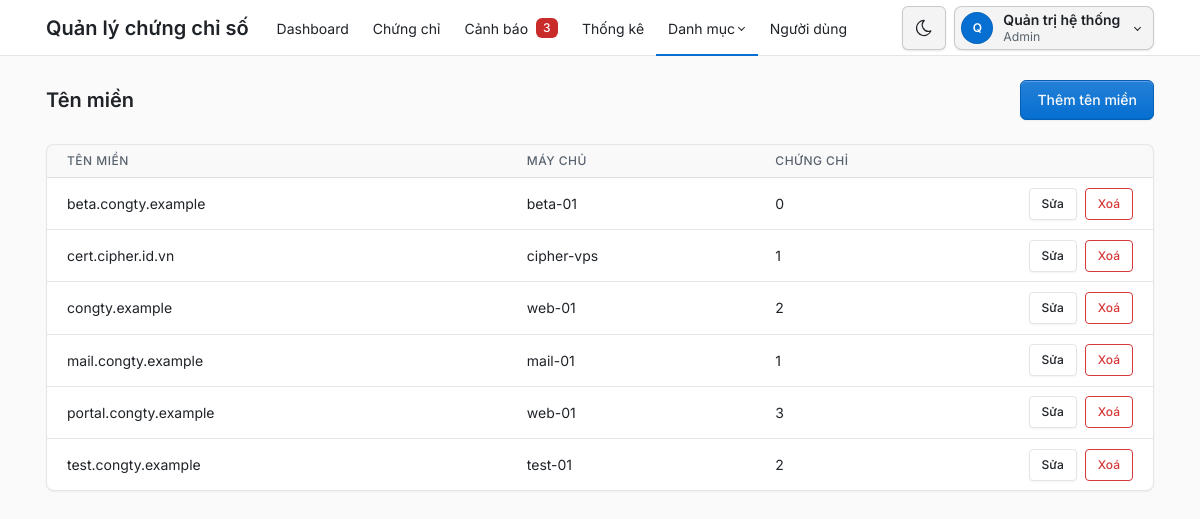
The app's page /admin/ten_mien.php (signed in) with its own data.
### tables this page shows
CREATE TABLE users (
    id INT UNSIGNED AUTO_INCREMENT PRIMARY KEY,
    username VARCHAR(50) NOT NULL UNIQUE,
    password_hash VARCHAR(255) NOT NULL,
    full_name VARCHAR(100) NOT NULL,
    role_id INT UNSIGNED NOT NULL,
    is_locked TINYINT(1) NOT NULL DEFAULT 0,  
     
    failed_logins TINYINT UNSIGNED NOT NULL DEFAULT 0,
    locked_until DATETIME NULL,
    CONSTRAINT fk_users_role FOREIGN KEY (role_id) REFERENCES roles (id) ON DELETE RESTRICT
);

CREATE TABLE roles (
    id INT UNSIGNED AUTO_INCREMENT PRIMARY KEY,
    name VARCHAR(50) NOT NULL UNIQUE
);

CREATE TABLE domains (
    id INT UNSIGNED AUTO_INCREMENT PRIMARY KEY,
    domain_name VARCHAR(255) NOT NULL UNIQUE,
    server_id INT UNSIGNED NOT NULL,
    CONSTRAINT fk_domains_server FOREIGN KEY (server_id) REFERENCES servers (id) ON DELETE RESTRICT
);

CREATE TABLE servers (
    id INT UNSIGNED AUTO_INCREMENT PRIMARY KEY,
    hostname VARCHAR(255) NOT NULL,
    ip_address VARCHAR(45) NOT NULL,  
    port SMALLINT UNSIGNED NOT NULL DEFAULT 443,
    environment ENUM('production', 'staging', 'development') NOT NULL DEFAULT 'production',
    owner VARCHAR(100) NOT NULL,
    CONSTRAINT chk_servers_port CHECK (port BETWEEN 1 AND 65535)
);

### src/khoi_dong.php (called while the page is built, shortened)
<?php
require_once __DIR__ . '/../config/db.php';
require_once __DIR__ . '/auth.php';
function e(?string $chuoi): string
{
    return htmlspecialchars((string) $chuoi, ENT_QUOTES, 'UTF-8');
}
function url(string $duongDan): string
{
    $thuMucPublic = str_replace('\\', '/', realpath(__DIR__ . '/../public'));
    $gocWeb = str_replace('\\', '/', realpath($_SERVER['DOCUMENT_ROOT']));
    return substr($thuMucPublic, strlen($gocWeb)) . '/' . $duongDan;
}

### src/auth.php (called while the page is built, shortened)
<?php
function nguoiDungHienTai(PDO $pdo): ?array
{
    $cau = $pdo->prepare('SELECT u.id, u.username, u.full_name, r.name AS role_name
                          FROM users u JOIN roles r ON r.id = u.role_id
                          WHERE u.id = ? AND u.is_locked = 0');
    $cau->execute([$_SESSION['user_id']]);
    return $cau->fetch() ?: null;
}
function laAdmin(array $nguoi): bool
{
    return $nguoi['role_name'] === VAI_TRO_ADMIN;
}
function yeuCauDangNhap(PDO $pdo): array
{
    $nguoi = nguoiDungHienTai($pdo);
    return $nguoi;
}

### src/chung_chi.php (called while the page is built, shortened)
<?php
function demCanhBaoMoi(PDO $pdo): int
{
    return (int) $pdo->query('SELECT COUNT(*) FROM ' . CANH_BAO_DANG_XET . " AND a.status = 'new'")->fetchColumn();
}

### src/danh_muc.php (called while the page is built, shortened)
<?php
function danhSachTenMien(PDO $pdo): array
{
    return $pdo->query('SELECT d.*, s.hostname, COUNT(c.id) AS so_chung_chi
                        FROM domains d
                        JOIN servers s ON s.id = d.server_id
                        LEFT JOIN certificates c ON c.domain_id = d.id
                        GROUP BY d.id ORDER BY d.domain_name')->fetchAll();
}

### public/admin/ten_mien.php (the view, shortened to what this page needs)
<?php
require __DIR__ . '/../../src/khoi_dong.php';
require __DIR__ . '/../../src/danh_muc.php';
$pdo = ketNoiCsdl();
$nguoi = yeuCauDangNhap($pdo);
$danhSach = danhSachTenMien($pdo);
$trangHienTai = 'ten_mien';
require __DIR__ . '/../../views/dau_trang.php';
require __DIR__ . '/../../views/tieu_de_trang.php';
?>
<div class="page-body">
    <div class="container-xl">
        <div class="card">
            <div class="table-responsive">
                <table class="table table-vcenter card-table">
                    <thead>
                        <tr>
                            <th>Tên miền</th>
                            <th>Máy chủ</th>
                            <th>Chứng chỉ</th>
                            <th class="w-1"><span class="visually-hidden">Thao tác</span></th>
                        </tr>
                    </thead>
                    <tbody>
                        <?php foreach ($danhSach as $dong): ?>
                            <tr>
                                <td><?= e($dong['domain_name']) ?></td>
                                <td><?= e($dong['hostname']) ?></td>
                                <td><?= (int) $dong['so_chung_chi'] ?></td>
                                <td>
                                    <div class="btn-list flex-nowrap">
                                        <a class="btn btn-sm" href="<?= e(url('admin/ten_mien_form.php?id=' . (int) $dong['id'])) ?>">Sửa</a>
                                        <?php
                                        $cauHoiXoa = 'Xoá tên miền ' . $dong['domain_name'] . '?';
                                        require __DIR__ . '/../../views/nut_xoa.php';
                                        ?>
                                    </div>
                                </td>
                            </tr>
                        <?php endforeach; ?>
                    </tbody>
                </table>
            </div>
        </div>
    </div>
</div>
<?php require __DIR__ . '/../../views/cuoi_trang.php'; ?>

### views/dau_trang.php (shortened to what this page needs)
<?php
$nguoi ??= null;
$trangHienTai ??= '';
$coThanhRieng ??= false;
$soCanhBaoMenu = 0;
if ($nguoi !== null) {
    require_once __DIR__ . '/../src/chung_chi.php';
    $soCanhBaoMenu = demCanhBaoMoi($pdo);
}
$trongDanhMuc = in_array($trangHienTai, ['may_chu', 'ten_mien', 'to_chuc_cap'], true);
$nutGiaoDien = <<<'HTML'
<button type="button" class="nav-link px-2 bg-transparent border-0" data-doi-giao-dien
        title="Đổi giao diện sáng/tối" aria-label="Đổi giao diện sáng/tối">
    <svg class="icon hide-theme-dark" xmlns="http://www.w3.org/2000/svg" width="24" height="24" viewBox="0 0 24 24" fill="none" stroke="currentColor" stroke-width="2" stroke-linecap="round" stroke-linejoin="round" aria-hidden="true"><path d="M12 3c.132 0 .263 0 .393 0a7.5 7.5 0 0 0 7.92 12.446a9 9 0 1 1 -8.313 -12.454z"/></svg>
    <svg class="icon hide-theme-light" xmlns="http://www.w3.org/2000/svg" width="24" height="24" viewBox="0 0 24 24" fill="none" stroke="currentColor" stroke-width="2" stroke-linecap="round" stroke-linejoin="round" aria-hidden="true"><circle cx="12" cy="12" r="4"/><path d="M3 12h1m8 -9v1m8 8h1m-9 8v1m-6.4 -15.4l.7 .7m12.1 -.7l-.7 .7m0 11.4l.7 .7m-12.1 -.7l-.7 .7"/></svg>
</button>
HTML;
?>
<!doctype html>
<html lang="vi" data-bs-theme="light">
<head>
    <link rel="stylesheet" href="<?= e(url('assets/tabler/tabler.min.css')) ?>">
    <link rel="stylesheet" href="<?= e(url('assets/inter/inter.css')) ?>">
    <link rel="stylesheet" href="<?= e(url('assets/app.css')) ?>">
</head>
<body>
<?php if ($nguoi === null && !$coThanhRieng): ?>
    <div class="position-absolute top-0 end-0 p-3"><?= $nutGiaoDien ?></div>
<?php elseif ($nguoi !== null): ?>
    <div class="page">
        <header class="navbar navbar-expand-md d-print-none">
            <div class="container-xl">
                <a class="navbar-brand me-3 ten-he-thong-qt" href="<?= e(url('index.php')) ?>">Quản lý chứng chỉ số</a>
                <div class="navbar-nav flex-row order-md-last align-items-center thanh-tai-khoan">
                    <?= $nutGiaoDien ?>
                    <div class="nav-item dropdown">
                        <a href="#" class="nut-tai-khoan dropdown-toggle" data-bs-toggle="dropdown" aria-label="Mở menu tài khoản">
                            <span class="avatar avatar-sm"><?= e(mb_substr($nguoi['full_name'], 0, 1)) ?></span>
                            <span class="d-none d-md-block">
                                <span class="d-block nut-tai-khoan-ten"><?= e($nguoi['full_name']) ?></span>
                                <span class="d-block small text-secondary"><?= e($nguoi['role_name']) ?></span>
                            </span>
                        </a>
                    </div>
                </div>
                <div class="collapse navbar-collapse" id="menu-chinh">
                    <ul class="navbar-nav">
                        <li class="nav-item <?= $trangHienTai === 'dashboard' ? 'active' : '' ?>">
                            <a class="nav-link" href="<?= e(url('admin/index.php')) ?>">Dashboard</a>
                        </li>
                        <li class="nav-item <?= $trangHienTai === 'chung_chi' ? 'active' : '' ?>">
                            <a class="nav-link" href="<?= e(url('admin/chung_chi.php')) ?>">Chứng chỉ</a>
                        </li>
                        <li class="nav-item <?= $trangHienTai === 'canh_bao' ? 'active' : '' ?>">
                            <a class="nav-link" href="<?= e(url('admin/canh_bao.php')) ?>">
                                Cảnh báo
                                <?php if ($soCanhBaoMenu > 0): ?>
                                    <span class="badge so-canh-bao ms-2"><?= $soCanhBaoMenu ?><span class="visually-hidden"> cảnh báo mới</span></span>
                                <?php endif; ?>
                            </a>
                        </li>
                        <li class="nav-item <?= $trangHienTai === 'thong_ke' ? 'active' : '' ?>">
                            <a class="nav-link" href="<?= e(url('admin/thong_ke.php')) ?>">Thống kê</a>
                        </li>
                        <li class="nav-item dropdown <?= $trongDanhMuc ? 'active' : '' ?>">
                            <a class="nav-link dropdown-toggle" href="#" data-bs-toggle="dropdown" role="button" aria-expanded="false">Danh mục</a>
                        </li>
                        <?php if (laAdmin($nguoi)): ?>
                            <li class="nav-item <?= $trangHienTai === 'nguoi_dung' ? 'active' : '' ?>">
                                <a class="nav-link" href="<?= e(url('admin/nguoi_dung.php')) ?>">Người dùng</a>
                            </li>
                        <?php endif; ?>
                    </ul>
                </div>
            </div>
        </header>
        <div class="page-wrapper">
<?php endif; ?>

### views/nut_xoa.php (shortened to what this page needs)
<form method="post" data-xac-nhan="<?= e($cauHoiXoa) ?>">
    <button class="btn btn-sm btn-outline-danger">Xoá</button>
</form>

### public/assets/app.css (style rules this page uses)
:root, [data-bs-theme="light"] { --tblr-font-sans-serif: "Inter", "Segoe UI", system-ui, -apple-system, sans-serif; --tblr-body-font-family: var(--tblr-font-sans-serif); --tblr-body-line-height: 1.5; --tblr-body-color: #1f2328; --tblr-secondary: #59636e; --tblr-secondary-color: #59636e; }
@media screen { html { overflow-y: scroll; } }
.table-responsive { position: relative; }
.so-canh-bao { background: #c92a2a; color: #fff; }
.card-table > tbody > tr > td { padding-bottom: 0.6rem; padding-top: 0.6rem; }
.thanh-tai-khoan { --khoi-bong: 0 1px 2px rgba(10, 14, 20, 0.1); --khoi-nen: rgba(10, 14, 20, 0.045); --khoi-nen-re: rgba(10, 14, 20, 0.09); --khoi-vien: rgba(10, 14, 20, 0.18); --khoi-vien-re: rgba(10, 14, 20, 0.34); gap: 0.5rem; }
.nut-tai-khoan { align-items: center; background: var(--khoi-nen); border: 1px solid var(--khoi-vien); border-radius: 0.5rem; box-shadow: var(--khoi-bong); color: var(--tblr-body-color); display: flex; gap: 0.625rem; line-height: 1.3; min-height: 2.75rem; padding: 0.25rem 0.75rem 0.25rem 0.375rem; transition: background-color 0.15s ease, border-color 0.15s ease; }
.nut-tai-khoan .avatar { background: var(--tblr-primary); color: #fff; font-weight: 600; }
.nut-tai-khoan-ten { font-weight: 600; }
.thanh-tai-khoan [data-doi-giao-dien] { align-items: center; background-color: var(--khoi-nen) !important; border: 1px solid var(--khoi-vien) !important; border-radius: 0.5rem; box-shadow: var(--khoi-bong); display: flex; height: 2.75rem; justify-content: center; transition: background-color 0.15s ease, border-color 0.15s ease; width: 2.75rem; }

### records on screen
users: full_name "Q", full_name "Quản trị hệ thống", role.name "Admin"
domains: domain_name "beta.congty.example", server.hostname "beta-01", so_chung_chi "0"
domains: domain_name "cert.cipher.id.vn", server.hostname "cipher-vps", so_chung_chi "1"
domains: domain_name "congty.example", server.hostname "web-01", so_chung_chi "2"
domains: domain_name "mail.congty.example", server.hostname "mail-01", so_chung_chi "1"
domains: domain_name "portal.congty.example", server.hostname "web-01", so_chung_chi "3"
domains: domain_name "test.congty.example", server.hostname "test-01", so_chung_chi "2"

### other values on screen
$soCanhBaoMenu "3"
$tieuDe "Tên miền"
$nutThem['nhan'] "Thêm tên miền"
